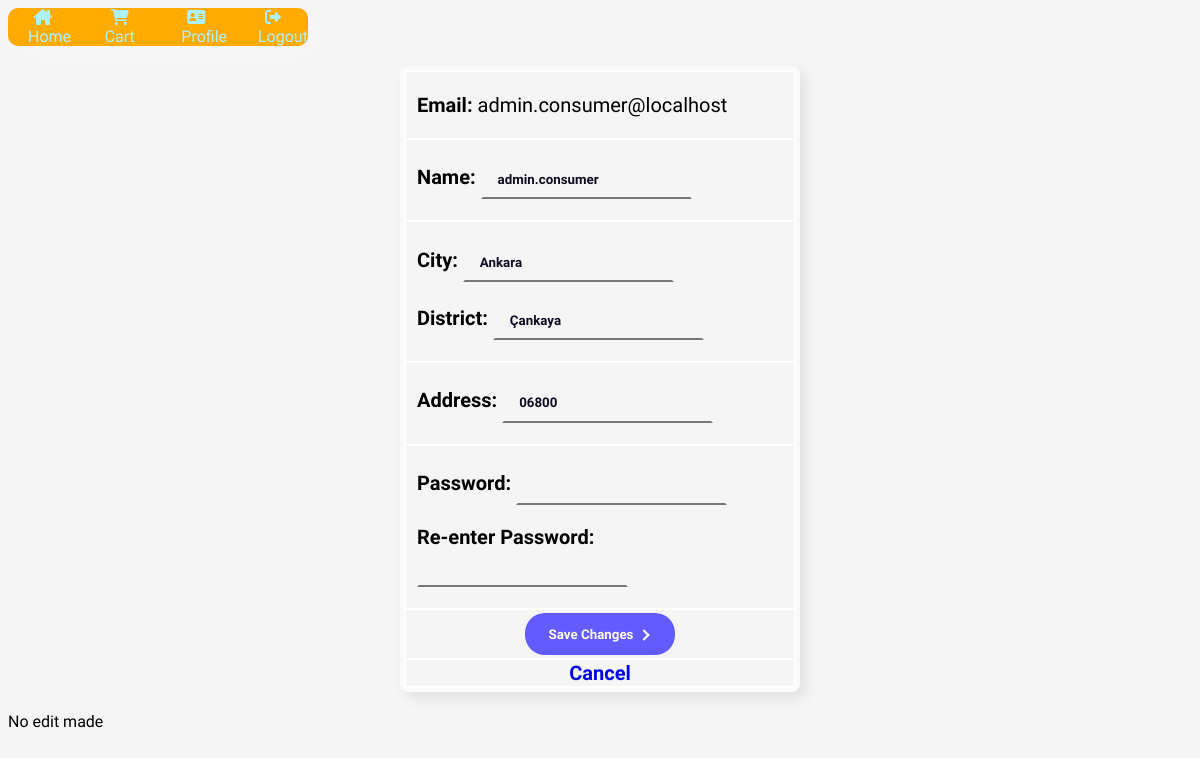
/edit_profile.php (signed in), run on the app's committed database.
### tables this page shows
CREATE TABLE IF NOT EXISTS `consumer` (
  `email` varchar(100) NOT NULL,
  `name` varchar(64) NOT NULL,
  `password` varchar(64) NOT NULL,
  `city` varchar(100) NOT NULL,
  `district` varchar(100) NOT NULL,
  `address` varchar(100) NOT NULL,
  PRIMARY KEY (`email`)
);

### auth.php (called while the page is built, shortened)
<?php
try {
    $db = new PDO("mysql:host=localhost;dbname=256proj;port=3306;charset=utf8mb4", "root", "");
    $db->setAttribute(PDO::ATTR_ERRMODE, PDO::ERRMODE_EXCEPTION);
}catch (PDOException $e) {
    gotoError(500);
}
function getUser($email)
{
    global $db;
    try {
        $stmt = $db->prepare("select * from market where email=?");
        $stmt->execute([$email]);
        $stmt = $db->prepare("select * from consumer where email=?");
        $stmt->execute([$email]);
        if ($stmt->rowCount()) {
            return $stmt->fetch(PDO::FETCH_ASSOC);
        }
    } catch (PDOException $e) {
        gotoError(500);
    }
    return false;
}
?>

### edit_profile.php (the view, shortened to what this page needs)
<?php
    require 'auth.php';
    $user = getUser($_SESSION['user']['email']);
?>
<!DOCTYPE html>
<html lang="en">
<head>
    <link rel="stylesheet" type="text/css" href="https://cdnjs.cloudflare.com/ajax/libs/font-awesome/6.0.0/css/all.min.css">
    <link rel="stylesheet" href="menuStyle.css">
</head>
<body>
<?php require 'menu_insert.php' ?>
    <form method="post" action="save_profile.php">
    <table id="edit">
        <tr><td><p> <b>Email:</b> <?= $user["email"] ?></p></td></tr>
        <tr><td><p> <b>Name:</b> <input type="text" value="<?= $user["name"] ?>" name="name"> </p></td></tr>
        <tr><td><p> <b>City:</b> <input type="text" value="<?= $user["city"] ?> " name="city"></p>  <p> <b>District: </b><input type="text" value="<?= $user["district"] ?>" name="district"></p> </td></tr>
        <tr><td><p> <b>Address:</b>  <input type="text" value="<?= $user["address"] ?>" name="address"></p></td></tr>
        <tr>
            <td><p> <b>Password:</b> <input type="password" name="password_new"></p> <p> <b>Re-enter Password:</b><input type="password" name="password_new2"> </p></td>
        </tr>
        <tr><td><button id="save" <?= $_SESSION["message"]="" ?> type="submit" class="btn btn-success" name="save">Save Changes
        </button></td>
        <tr><td id="cancle"><a id="tt" <?= $_SESSION["message"]="No edit made" ?> href="profile.php">Cancel</a></td></tr>
    </table>
    </form>
    <?php
			if(isset($_SESSION['message'])){
				?>
				<div class="alert alert-info text-center">
					<?php echo $_SESSION['message']; ?>
				</div>
				<?php
			}
			?>
</body>
</html>

### menuStyle.css (style rules this page uses)
* { box-sizing: border-box; font-family: Abel; }
body { background-color: #f5f5f5; }

### edit_profile.php (style rules this page uses)
* { font-family: Abel; }
#edit * { background-color: #f5f5f5; }
table#edit { font-size: 20px; margin: 20px auto; width: 400px; background: rgb(255, 255, 255); border-radius: 0.4em; box-shadow: 0.3em 0.3em 0.7em #00000015; transition: border 0.5s cubic-bezier(0.175, 0.885, 0.32, 1.275); border: rgb(250, 250, 250) 0.2em solid; }
a#tt { text-decoration: none; margin-top: 10px; font-weight: bold; }
p { margin-left: 10px; }
input { font-weight: bold; line-height: 28px; border: 2px solid transparent; border-bottom-color: #777; padding: .2rem 0; outline: none; background-color: transparent; color: #0d0c22; transition: .3s cubic-bezier(0.645, 0.045, 0.355, 1); padding-left:15px ; }
input::placeholder { color: #777; }
button#save { --primary-color: #645bff; --secondary-color: #fff; --hover-color: #111; --arrow-width: 10px; --arrow-stroke: 2px; box-sizing: border-box; border: 0; border-radius: 20px; color: var(--secondary-color); padding: 1em 1.8em; background: var(--primary-color); display: flex; transition: 0.2s background; align-items: center; gap: 0.6em; font-weight: bold; margin-top: 5px; }
td#cancle { text-align: center; }
td #save { margin: 2px auto; }

### data on the page
consumer: email "admin.consumer@localhost", name "admin.consumer", city "Ankara", district "Çankaya", address "06800"

### other printed values
$_SESSION['message'] "No edit made"
